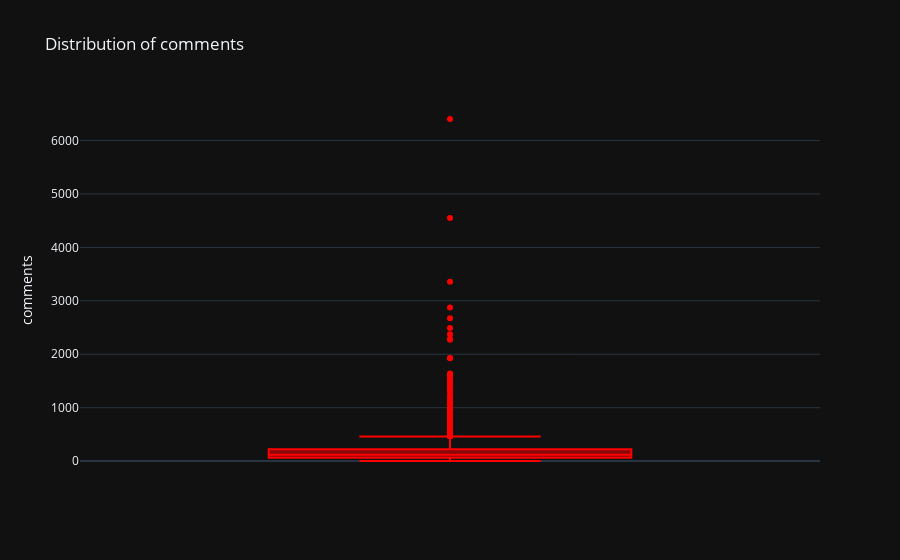

The code cell stored with this chart in its notebook:
### Markdown cell above
#### Comment

### Code cell
fig = px.box(ted_talk, y = 'comments', title = 'Distribution of comments', color_discrete_sequence = ['red'])
fig.update_layout(
    template= 'plotly_dark')

### Figure 1 — Plotly figure (JSON) as saved in the notebook; plotly's stock layout.template omitted (floating-point values rounded to 4 significant figures; data arrays with more than 128 entries replaced by an {"elided": "..."} marker saying what was removed)
{"data": [{"alignmentgroup": "True", "hovertemplate": "comments=%{y}<extra></extra>", "legendgroup": "", "marker": {"color": "red"}, "name": "", "notched": false, "offsetgroup": "", "orientation": "v", "showlegend": false, "type": "box", "x0": " ", "xaxis": "x", "y": {"elided": "2550 int values"}, "y0": " ", "yaxis": "y"}], "layout": {"boxmode": "group", "legend": {"tracegroupgap": 0}, "title": {"text": "Distribution of comments"}, "xaxis": {"anchor": "y", "domain": [0, 1]}, "yaxis": {"anchor": "x", "domain": [0, 1], "title": {"text": "comments"}}}}
